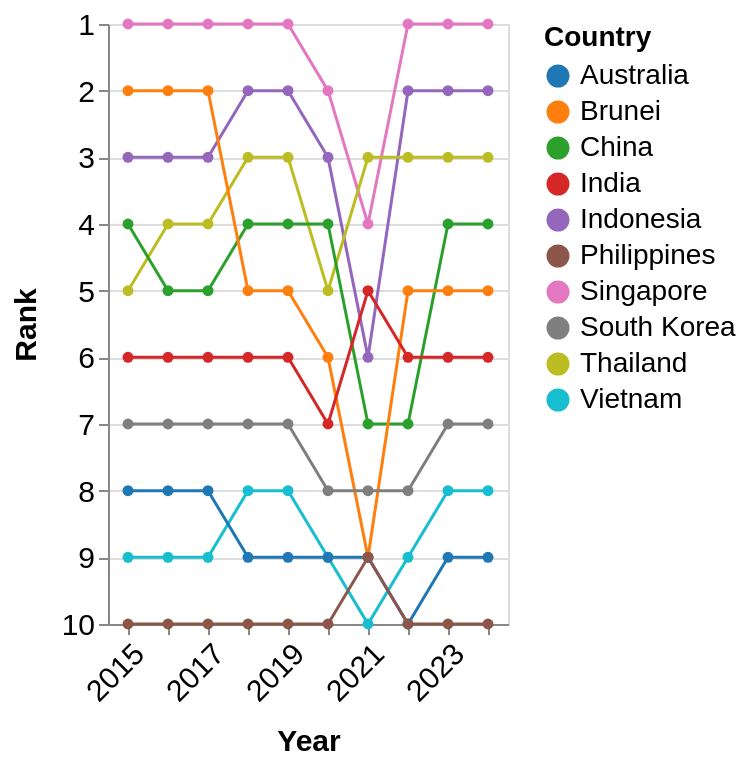

Describe this chart as a Vega-Lite specification.
### Vega-Lite specification from a JSON file in a GitHub repository (floating-point values rounded to 4 significant figures)
{"$schema": "https://vega.github.io/schema/vega-lite/v5.json", "data": {"values": [{"Country": "Singapore", "year": 2024, "Visitors": 4276007, "rank": 1}, {"Country": "Singapore", "year": 2023, "Visitors": 8308230, "rank": 1}, {"Country": "Singapore", "year": 2022, "Visitors": 5222991, "rank": 1}, {"Country": "Singapore", "year": 2021, "Visitors": 16308, "rank": 4}, {"Country": "Singapore", "year": 2020, "Visitors": 1545255, "rank": 2}, {"Country": "Singapore", "year": 2019, "Visitors": 10163882, "rank": 1}, {"Country": "Singapore", "year": 2018, "Visitors": 10615986, "rank": 1}, {"Country": "Singapore", "year": 2017, "Visitors": 12441713, "rank": 1}, {"Country": "Singapore", "year": 2016, "Visitors": 13272961, "rank": 1}, {"Country": "Singapore", "year": 2015, "Visitors": 12930754, "rank": 1}, {"Country": "Indonesia", "year": 2024, "Visitors": 1786630, "rank": 2}, {"Country": "Indonesia", "year": 2023, "Visitors": 3108165, "rank": 2}, {"Country": "Indonesia", "year": 2022, "Visitors": 1481739, "rank": 2}, {"Country": "Indonesia", "year": 2021, "Visitors": 11025, "rank": 6}, {"Country": "Indonesia", "year": 2020, "Visitors": 711723, "rank": 3}, {"Country": "Indonesia", "year": 2019, "Visitors": 3623277, "rank": 2}, {"Country": "Indonesia", "year": 2018, "Visitors": 3277689, "rank": 2}, {"Country": "Indonesia", "year": 2017, "Visitors": 2796570, "rank": 3}, {"Country": "Indonesia", "year": 2016, "Visitors": 3049964, "rank": 3}, {"Country": "Indonesia", "year": 2015, "Visitors": 2788033, "rank": 3}, {"Country": "Thailand", "year": 2024, "Visitors": 813783, "rank": 3}, {"Country": "Thailand", "year": 2023, "Visitors": 1551282, "rank": 3}, {"Country": "Thailand", "year": 2022, "Visitors": 715528, "rank": 3}, {"Country": "Thailand", "year": 2021, "Visitors": 59607, "rank": 3}, {"Country": "Thailand", "year": 2020, "Visitors": 394413, "rank": 5}, {"Country": "Thailand", "year": 2019, "Visitors": 1884306, "rank": 3}, {"Country": "Thailand", "year": 2018, "Visitors": 1914692, "rank": 3}, {"Country": "Thailand", "year": 2017, "Visitors": 1836522, "rank": 4}, {"Country": "Thailand", "year": 2016, "Visitors": 1780800, "rank": 4}, {"Country": "Thailand", "year": 2015, "Visitors": 1343569, "rank": 5}, {"Country": "China", "year": 2024, "Visitors": 1449711, "rank": 4}, {"Country": "China", "year": 2023, "Visitors": 1474114, "rank": 4}, {"Country": "China", "year": 2022, "Visitors": 211363, "rank": 7}, {"Country": "China", "year": 2021, "Visitors": 7701, "rank": 7}, {"Country": "China", "year": 2020, "Visitors": 405149, "rank": 4}, {"Country": "China", "year": 2019, "Visitors": 3114257, "rank": 4}, {"Country": "China", "year": 2018, "Visitors": 2944133, "rank": 4}, {"Country": "China", "year": 2017, "Visitors": 2281666, "rank": 5}, {"Country": "China", "year": 2016, "Visitors": 2124942, "rank": 5}, {"Country": "China", "year": 2015, "Visitors": 1677163, "rank": 4}, {"Country": "Brunei", "year": 2024, "Visitors": 565999, "rank": 5}, {"Country": "Brunei", "year": 2023, "Visitors": 811833, "rank": 5}, {"Country": "Brunei", "year": 2022, "Visitors": 301757, "rank": 5}, {"Country": "Brunei", "year": 2021, "Visitors": 773, "rank": 9}, {"Country": "Brunei", "year": 2020, "Visitors": 136020, "rank": 6}, {"Country": "Brunei", "year": 2019, "Visitors": 1216123, "rank": 5}, {"Country": "Brunei", "year": 2018, "Visitors": 1382031, "rank": 5}, {"Country": "Brunei", "year": 2017, "Visitors": 1660506, "rank": 2}, {"Country": "Brunei", "year": 2016, "Visitors": 1391016, "rank": 2}, {"Country": "Brunei", "year": 2015, "Visitors": 1133555, "rank": 2}, {"Country": "India", "year": 2024, "Visitors": 537493, "rank": 6}, {"Country": "India", "year": 2023, "Visitors": 671846, "rank": 6}, {"Country": "India", "year": 2022, "Visitors": 324548, "rank": 6}, {"Country": "India", "year": 2021, "Visitors": 3916, "rank": 5}, {"Country": "India", "year": 2020, "Visitors": 155883, "rank": 7}, {"Country": "India", "year": 2019, "Visitors": 735309, "rank": 6}, {"Country": "India", "year": 2018, "Visitors": 600311, "rank": 6}, {"Country": "India", "year": 2017, "Visitors": 552739, "rank": 6}, {"Country": "India", "year": 2016, "Visitors": 638578, "rank": 6}, {"Country": "India", "year": 2015, "Visitors": 722141, "rank": 6}, {"Country": "South Korea", "year": 2024, "Visitors": 232711, "rank": 7}, {"Country": "South Korea", "year": 2023, "Visitors": 400853, "rank": 7}, {"Country": "South Korea", "year": 2022, "Visitors": 146384, "rank": 8}, {"Country": "South Korea", "year": 2021, "Visitors": 3028, "rank": 8}, {"Country": "South Korea", "year": 2020, "Visitors": 119750, "rank": 8}, {"Country": "South Korea", "year": 2019, "Visitors": 673065, "rank": 7}, {"Country": "South Korea", "year": 2018, "Visitors": 616783, "rank": 7}, {"Country": "South Korea", "year": 2017, "Visitors": 484528, "rank": 7}, {"Country": "South Korea", "year": 2016, "Visitors": 444439, "rank": 7}, {"Country": "South Korea", "year": 2015, "Visitors": 421161, "rank": 7}, {"Country": "Vietnam", "year": 2024, "Visitors": 137344, "rank": 8}, {"Country": "Vietnam", "year": 2023, "Visitors": 286083, "rank": 8}, {"Country": "Vietnam", "year": 2022, "Visitors": 123931, "rank": 9}, {"Country": "Vietnam", "year": 2021, "Visitors": 14136, "rank": 10}, {"Country": "Vietnam", "year": 2020, "Visitors": 71622, "rank": 9}, {"Country": "Vietnam", "year": 2019, "Visitors": 892716, "rank": 8}, {"Country": "Vietnam", "year": 2018, "Visitors": 786327, "rank": 8}, {"Country": "Vietnam", "year": 2017, "Visitors": 638135, "rank": 9}, {"Country": "Vietnam", "year": 2016, "Visitors": 703737, "rank": 9}, {"Country": "Vietnam", "year": 2015, "Visitors": 646891, "rank": 9}, {"Country": "Australia", "year": 2024, "Visitors": 159318, "rank": 9}, {"Country": "Australia", "year": 2023, "Visitors": 276477, "rank": 9}, {"Country": "Australia", "year": 2022, "Visitors": 118598, "rank": 10}, {"Country": "Australia", "year": 2021, "Visitors": 33451, "rank": 9}, {"Country": "Australia", "year": 2020, "Visitors": 195146, "rank": 9}, {"Country": "Australia", "year": 2019, "Visitors": 1282782, "rank": 9}, {"Country": "Australia", "year": 2018, "Visitors": 1034871, "rank": 9}, {"Country": "Australia", "year": 2017, "Visitors": 899202, "rank": 8}, {"Country": "Australia", "year": 2016, "Visitors": 737115, "rank": 8}, {"Country": "Australia", "year": 2015, "Visitors": 714047, "rank": 8}, {"Country": "Philippines", "year": 2024, "Visitors": 60100, "rank": 10}, {"Country": "Philippines", "year": 2023, "Visitors": 137781, "rank": 10}, {"Country": "Philippines", "year": 2022, "Visitors": 86462, "rank": 10}, {"Country": "Philippines", "year": 2021, "Visitors": 10229, "rank": 9}, {"Country": "Philippines", "year": 2020, "Visitors": 53889, "rank": 10}, {"Country": "Philippines", "year": 2019, "Visitors": 1114257, "rank": 10}, {"Country": "Philippines", "year": 2018, "Visitors": 1167375, "rank": 10}, {"Country": "Philippines", "year": 2017, "Visitors": 1066461, "rank": 10}, {"Country": "Philippines", "year": 2016, "Visitors": 1029488, "rank": 10}, {"Country": "Philippines", "year": 2015, "Visitors": 957408, "rank": 10}]}, "mark": {"type": "line", "point": true, "strokeWidth": 1.5}, "encoding": {"x": {"field": "year", "type": "ordinal", "title": "Year", "axis": {"labelOverlap": "parity", "labelAngle": -45}}, "y": {"field": "rank", "type": "quantitative", "title": "Rank", "scale": {"domain": [10, 1], "nice": true}, "axis": {"reverse": true}}, "color": {"field": "Country", "type": "nominal", "scale": {"scheme": "category10"}}, "tooltip": [{"field": "Country", "type": "nominal", "title": "Country"}, {"field": "year", "type": "ordinal", "title": "Year"}, {"field": "rank", "type": "quantitative", "title": "Rank"}, {"field": "Visitors", "type": "quantitative", "title": "Visitors", "format": ","}]}, "config": {"axis": {"labelFontSize": 15, "titleFontSize": 15, "titlePadding": 10}, "legend": {"labelFontSize": 14, "titleFontSize": 14, "labelPadding": 10}, "tooltip": {"labelFontSize": 15, "titleFontSize": 15}}}
